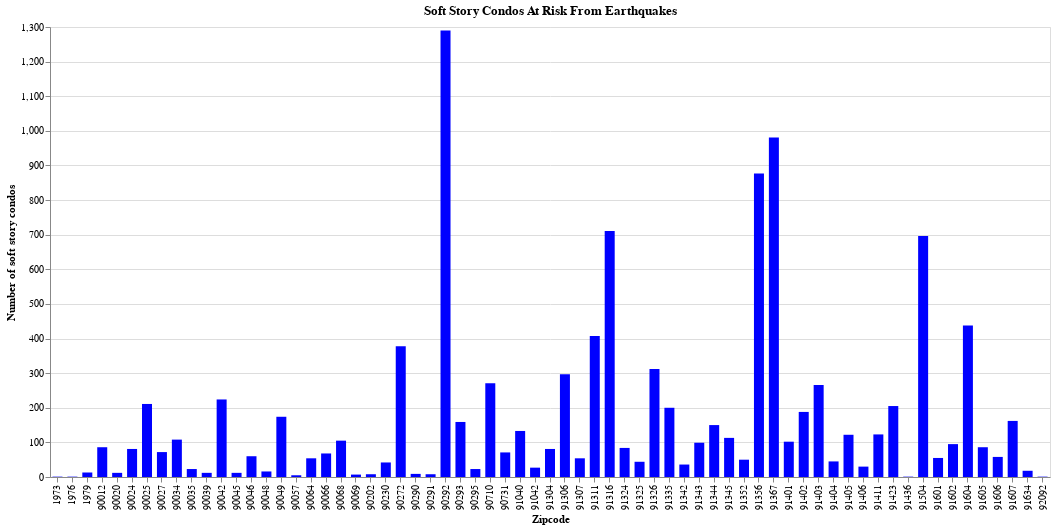

The notebook cell saved with this chart:
### Code cell
# I do not like this chart, but I have it here just to visualize the data in chart form.
# I will visualize it again in map form.
# Chart for Soft Story Condos At Risk From Earthquakes
alt.Chart(ss_condo_zipcode).mark_bar(color="blue", size=10).encode(
    x=alt.X("ZIP_CODE:N", title="Zipcode"),
    y=alt.Y("ss_condos", title="Number of soft story condos"),
).properties(
    width=1000, height=450, title="Soft Story Condos At Risk From Earthquakes",
)
# Zipcodes at most risk are 90292: Marina Del Rey!
# @ Prof. Stiles: stay safe!

### Figure 1 — Vega-Lite specification as saved in the notebook (floating-point values rounded to 4 significant figures)
{"config": {"view": {"continuousWidth": 400, "continuousHeight": 300}}, "data": {"name": "data-3db7b9b32cc9465e12840c17b1852215"}, "mark": {"type": "bar", "color": "blue", "size": 10}, "encoding": {"x": {"field": "ZIP_CODE", "title": "Zipcode", "type": "nominal"}, "y": {"field": "ss_condos", "title": "Number of soft story condos", "type": "quantitative"}}, "height": 450, "title": "Soft Story Condos At Risk From Earthquakes", "width": 1000, "$schema": "https://vega.github.io/schema/vega-lite/v4.17.0.json", "datasets": {"data-3db7b9b32cc9465e12840c17b1852215": [{"ZIP_CODE": 90290.0, "ss_condos": 1290}, {"ZIP_CODE": 91370.0, "ss_condos": 981}, {"ZIP_CODE": 91360.0, "ss_condos": 877}, {"ZIP_CODE": 91320.0, "ss_condos": 711}, {"ZIP_CODE": 91500.0, "ss_condos": 696}, {"ZIP_CODE": 91600.0, "ss_condos": 438}, {"ZIP_CODE": 91310.0, "ss_condos": 407}, {"ZIP_CODE": 90270.0, "ss_condos": 378}, {"ZIP_CODE": 91330.0, "ss_condos": 312}, {"ZIP_CODE": 91310.0, "ss_condos": 297}, {"ZIP_CODE": 90710.0, "ss_condos": 271}, {"ZIP_CODE": 91400.0, "ss_condos": 266}, {"ZIP_CODE": 90040.0, "ss_condos": 224}, {"ZIP_CODE": 90020.0, "ss_condos": 211}, {"ZIP_CODE": 91420.0, "ss_condos": 205}, {"ZIP_CODE": 91340.0, "ss_condos": 200}, {"ZIP_CODE": 91400.0, "ss_condos": 188}, {"ZIP_CODE": 90050.0, "ss_condos": 174}, {"ZIP_CODE": 91610.0, "ss_condos": 162}, {"ZIP_CODE": 90290.0, "ss_condos": 159}, {"ZIP_CODE": 91340.0, "ss_condos": 150}, {"ZIP_CODE": 91040.0, "ss_condos": 133}, {"ZIP_CODE": 91410.0, "ss_condos": 123}, {"ZIP_CODE": 91400.0, "ss_condos": 122}, {"ZIP_CODE": 91340.0, "ss_condos": 113}, {"ZIP_CODE": 90030.0, "ss_condos": 108}, {"ZIP_CODE": 90070.0, "ss_condos": 105}, {"ZIP_CODE": 91400.0, "ss_condos": 102}, {"ZIP_CODE": 91340.0, "ss_condos": 99}, {"ZIP_CODE": 91600.0, "ss_condos": 95}, {"ZIP_CODE": 91600.0, "ss_condos": 86}, {"ZIP_CODE": 90010.0, "ss_condos": 86}, {"ZIP_CODE": 91320.0, "ss_condos": 84}, {"ZIP_CODE": 91300.0, "ss_condos": 81}, {"ZIP_CODE": 90020.0, "ss_condos": 81}, {"ZIP_CODE": 90030.0, "ss_condos": 72}, {"ZIP_CODE": 90730.0, "ss_condos": 71}, {"ZIP_CODE": 90070.0, "ss_condos": 68}, {"ZIP_CODE": 90050.0, "ss_condos": 60}, {"ZIP_CODE": 91610.0, "ss_condos": 58}, {"ZIP_CODE": 91600.0, "ss_condos": 55}, {"ZIP_CODE": 90060.0, "ss_condos": 54}, {"ZIP_CODE": 91310.0, "ss_condos": 54}, {"ZIP_CODE": 91350.0, "ss_condos": 50}, {"ZIP_CODE": 91400.0, "ss_condos": 45}, {"ZIP_CODE": 91320.0, "ss_condos": 44}, {"ZIP_CODE": 90230.0, "ss_condos": 42}, {"ZIP_CODE": 91340.0, "ss_condos": 36}, {"ZIP_CODE": 91410.0, "ss_condos": 30}, {"ZIP_CODE": 91040.0, "ss_condos": 27}, {"ZIP_CODE": 90300.0, "ss_condos": 23}, {"ZIP_CODE": 90040.0, "ss_condos": 23}, {"ZIP_CODE": 91630.0, "ss_condos": 18}, {"ZIP_CODE": 90050.0, "ss_condos": 16}, {"ZIP_CODE": 1979.0, "ss_condos": 13}, {"ZIP_CODE": 90020.0, "ss_condos": 12}, {"ZIP_CODE": 90040.0, "ss_condos": 12}, {"ZIP_CODE": 90040.0, "ss_condos": 12}, {"ZIP_CODE": 90290.0, "ss_condos": 9}, {"ZIP_CODE": 90290.0, "ss_condos": 8}, {"ZIP_CODE": 90200.0, "ss_condos": 8}, {"ZIP_CODE": 90070.0, "ss_condos": 7}, {"ZIP_CODE": 90060.0, "ss_condos": 5}, {"ZIP_CODE": 1973.0, "ss_condos": 1}, {"ZIP_CODE": 91440.0, "ss_condos": 1}, {"ZIP_CODE": 1976.0, "ss_condos": 1}, {"ZIP_CODE": 92090.0, "ss_condos": 1}]}}
